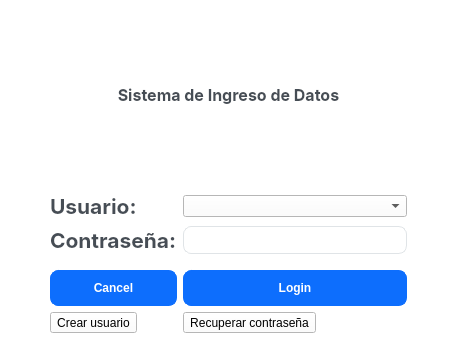
<?xml version="1.0" encoding="UTF-8"?>
<ui version="4.0">
 <class>Dialog_Login</class>
 <widget class="QDialog" name="Dialog_Login">
  <property name="geometry">
   <rect>
    <x>0</x>
    <y>0</y>
    <width>452</width>
    <height>342</height>
   </rect>
  </property>
  <property name="windowTitle">
   <string>Login</string>
  </property>
  <property name="styleSheet">
   <string notr="true">QWidget {
  background-color: #fff;
}
QLabel {
  color: #464d55;
  font-weight: 600;
}
QLabel#heading {
  color: #0f1925;
  font-size: 18px;
  margin-bottom: 10px;
}

QLabel#subheading {
  color: #0f1925;
  font-size: 12px;
  font-weight: normal;
  margin-bottom: 10px;
}
QLineEdit {
  border-radius: 8px;
  border: 1px solid #e0e4e7;
  padding: 5px 15px;
}

QLineEdit:focus {
  border: 1px solid #d0e3ff;
}

QLineEdit::placeholder {
  color: #767e89;
}
QPushButton {
  background-color: #0d6efd;
  color: #fff;
  font-weight: 600;
  border-radius: 8px;
  border: 1px solid #0d6efd;
  padding: 10px 10px;
  margin-top: 10px;
  outline: 0px;
}
QPushButton:hover,
QPushButton:focus {
  background-color: #0b5ed7;
  border: 1px solid #9ac3fe;
}
QMenu {
background-color: #fff;
border: 1px solid black;
margin: 2px;
}
QMenu::item {
background-color: transparent;
}
QMenu::item:selected {
background-color: #0b5ed7;
color: rgb(255,255,255);
}
</string>
  </property>
  <widget class="QWidget" name="layoutWidget">
   <property name="geometry">
    <rect>
     <x>50</x>
     <y>2</y>
     <width>357</width>
     <height>331</height>
    </rect>
   </property>
   <layout class="QGridLayout" name="gridLayout">
    <item row="2" column="1">
     <widget class="QLineEdit" name="lineEdit_password">
      <property name="focusPolicy">
       <enum>Qt::ClickFocus</enum>
      </property>
      <property name="echoMode">
       <enum>QLineEdit::Password</enum>
      </property>
     </widget>
    </item>
    <item row="4" column="0">
     <widget class="QToolButton" name="toolButton_new_user">
      <property name="focusPolicy">
       <enum>Qt::ClickFocus</enum>
      </property>
      <property name="text">
       <string>Crear usuario</string>
      </property>
     </widget>
    </item>
    <item row="0" column="0" colspan="2">
     <widget class="QLabel" name="label_fecha_30">
      <property name="font">
       <font>
        <family>Inter</family>
        <pointsize>12</pointsize>
        <weight>75</weight>
        <bold>true</bold>
        <stylestrategy>PreferAntialias</stylestrategy>
       </font>
      </property>
      <property name="acceptDrops">
       <bool>false</bool>
      </property>
      <property name="autoFillBackground">
       <bool>false</bool>
      </property>
      <property name="frameShape">
       <enum>QFrame::NoFrame</enum>
      </property>
      <property name="text">
       <string>Sistema de Ingreso de Datos</string>
      </property>
      <property name="scaledContents">
       <bool>false</bool>
      </property>
      <property name="alignment">
       <set>Qt::AlignCenter</set>
      </property>
      <property name="wordWrap">
       <bool>true</bool>
      </property>
     </widget>
    </item>
    <item row="3" column="0">
     <widget class="QPushButton" name="pushButton_cancel_login">
      <property name="focusPolicy">
       <enum>Qt::ClickFocus</enum>
      </property>
      <property name="text">
       <string>Cancel</string>
      </property>
     </widget>
    </item>
    <item row="4" column="1">
     <widget class="QToolButton" name="toolButton_recover_password">
      <property name="focusPolicy">
       <enum>Qt::ClickFocus</enum>
      </property>
      <property name="text">
       <string>Recuperar contraseña</string>
      </property>
     </widget>
    </item>
    <item row="2" column="0">
     <widget class="QLabel" name="label_fecha_2">
      <property name="font">
       <font>
        <family>Inter</family>
        <pointsize>16</pointsize>
        <weight>75</weight>
        <bold>true</bold>
       </font>
      </property>
      <property name="text">
       <string>Contraseña:</string>
      </property>
     </widget>
    </item>
    <item row="1" column="0">
     <widget class="QLabel" name="label_fecha">
      <property name="font">
       <font>
        <family>Inter</family>
        <pointsize>16</pointsize>
        <weight>75</weight>
        <bold>true</bold>
       </font>
      </property>
      <property name="text">
       <string>Usuario:</string>
      </property>
     </widget>
    </item>
    <item row="3" column="1">
     <widget class="QPushButton" name="pushButton_Login">
      <property name="text">
       <string>Login</string>
      </property>
      <property name="default">
       <bool>true</bool>
      </property>
     </widget>
    </item>
    <item row="1" column="1">
     <widget class="QComboBox" name="comboBox_login_users"/>
    </item>
   </layout>
  </widget>
 </widget>
 <resources/>
 <connections/>
</ui>
